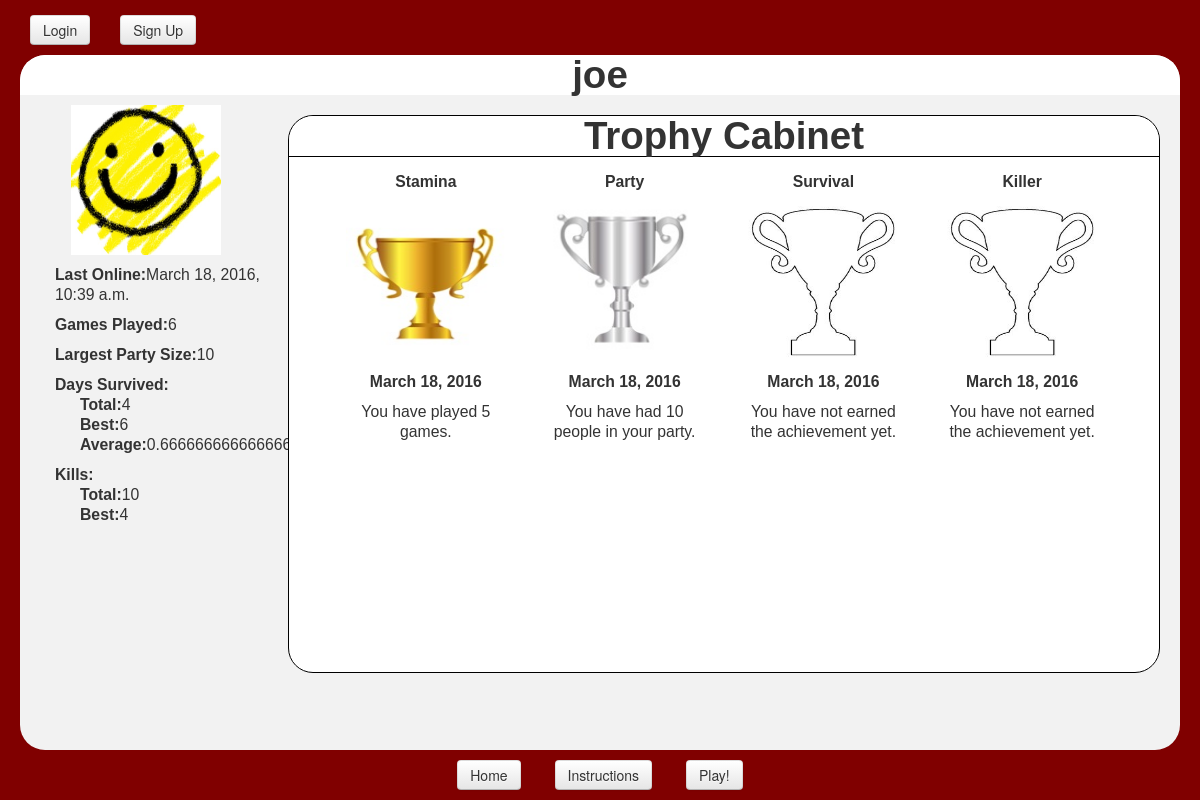
Before: /zombie_search/profile/joe/ with the older database file.
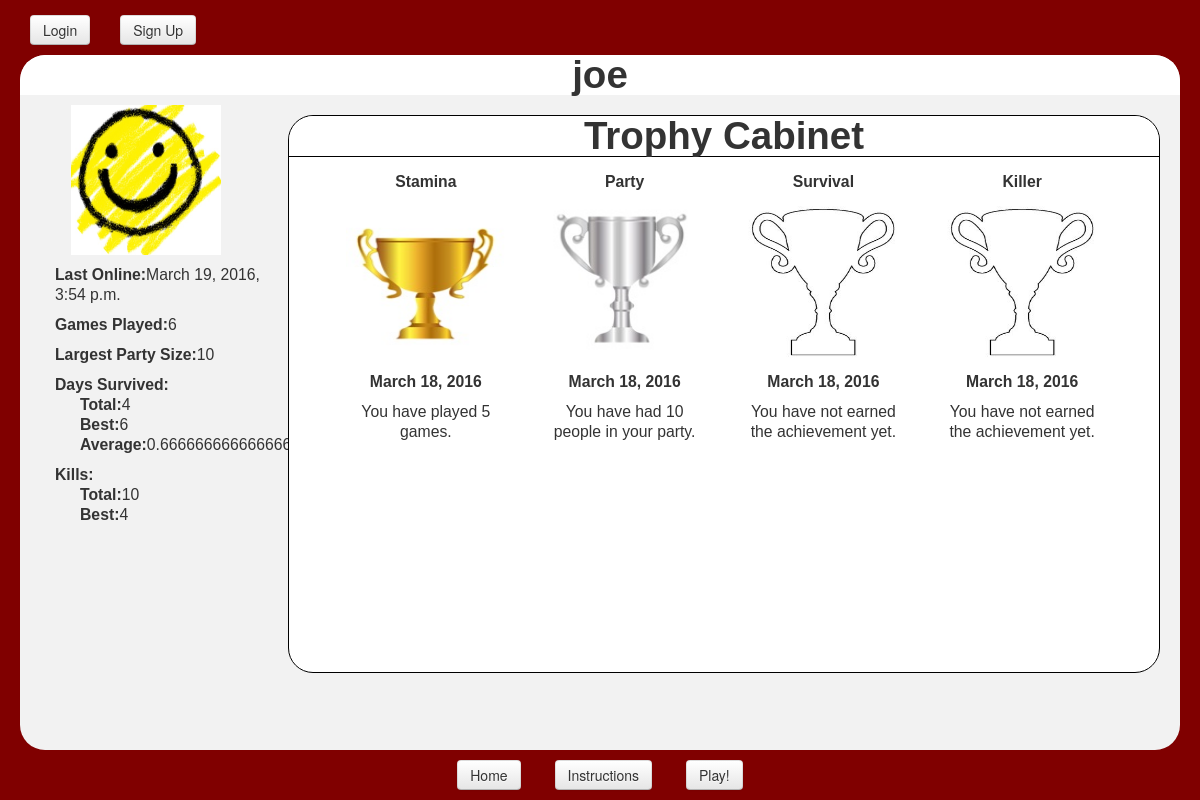
After: the same page with the newer database file.
### zombie_search/models.py (models this page shows, shortened)
class Player(models.Model):
    user = models.OneToOneField(User)
    profile_picture = models.ImageField(upload_to = "player-proflies", blank=True)
    player_state = PickledObjectField()
    update_state = PickledObjectField()
    street = PickledObjectField()
    game_state = PickledObjectField()
    _time_left=PickledObjectField()
    games_played = models.IntegerField(default=0)
    total_days = models.IntegerField(default=0)
    avg_days = models.FloatField(default=0.0)
    most_days_survived = models.IntegerField(default=0)
    most_kills = models.IntegerField(default=0)
    total_kills = models.IntegerField(default=0)
    most_people = models.IntegerField(default=0)
    slug = models.SlugField(unique=True)

### zombie_search/views.py (the view)
# urls.py: url(r'^profile/(?P<user_slug>[\w\-]+)/$', views.profile, name ='profile'),
def profile(request, user_slug):
    try:
        player = Player.objects.get(slug=user_slug)
    except:
        player = None
    a = Achievement.objects.filter(player=player)
    achievements = []
    for achievement in a:
        achievements += [achievement]
    u = player.user == request.user
    context_dict = {'player': player,
					'u': u,
                    'achievements': achievements,
                    'slug': get_user_slug(request),
                    }
    return render(request, 'zombie_search/Profile.html', context_dict)

### zombie_search/models.py (called while the page is built)
    def __unicode__(self):
        return self.type

### zombie_search/views.py (called while the page is built)
def get_user_slug(request):
    username = request.user
    try:
        player = Player.objects.get(user = username)
        user_slug = player.slug
    except:
        user_slug = None
    return user_slug

### templates/zombie_search/Profile.html (shortened to what this page needs)
{% extends 'zombie_search/Base.html' %}
{% load static %}
{% block header %}{{ player.user.username }}{% endblock %}
{% block body %}
{% if player %}
	<div id="player_stats">
		{% if player.profile_picture %}
			<img src="{{ player.profile_picture.url }}" alt= "{{ player.user.username }}'s profile picture" />
		{% else %}
			<img src="{% static 'img/default_profilepic.jpg' %}" alt="default profile pic" />
		{% endif %}
		<ul>
			<li><strong>Last Online:</strong>{{ player.user.last_login }}</li>
			<li style="margin-top:10px"><strong>Games Played:</strong>{{ player.games_played }}</li>
			<li style="margin-top:10px"><strong>Largest Party Size:</strong>{{ player.most_people }}</li>
			<li style="margin-top:10px"><strong>Days Survived:</strong></li>
			<ul>
				<li><strong>Total:</strong>{{ player.total_days }}</li>
				<li><strong>Best:</strong>{{ player.most_days_survived }}</li>
				<li><strong>Average:</strong>{{ player.avg_days }}</li>
			</ul>
			<li style="margin-top:10px"><strong>Kills:</strong></li>
			<ul>
				<li><strong>Total:</strong>{{ player.total_kills }}</li>
				<li><strong>Best:</strong>{{ player.most_kills }}</li>
			</ul>
	</div>
	<div id="trophy">
		<h1>Trophy Cabinet</h1>
		{% for a in achievements %}
			<div id="badge">
				<li><strong>{{ a.badge }}</strong></li>
				<li><img src="{{ a.badge.icon }}" alt="{{ a.badge }} trophy" /></li>
				<li><strong>{{ a.date_awarded }}</strong>
				<li>{{ a.badge.description }}</li>
			</div>
		{% endfor %}
	</div>
{% else %}
	<strong style="float: center; font-size=200%"><br /> <br />No user found! Please try again...</strong>
{% endif %}
{% endblock %}

Changed rows visible on the page:
changed Player "joe": user.last_login "March 18, 2016, 10:39 a.m." → "March 19, 2016, 3:54 p.m."
